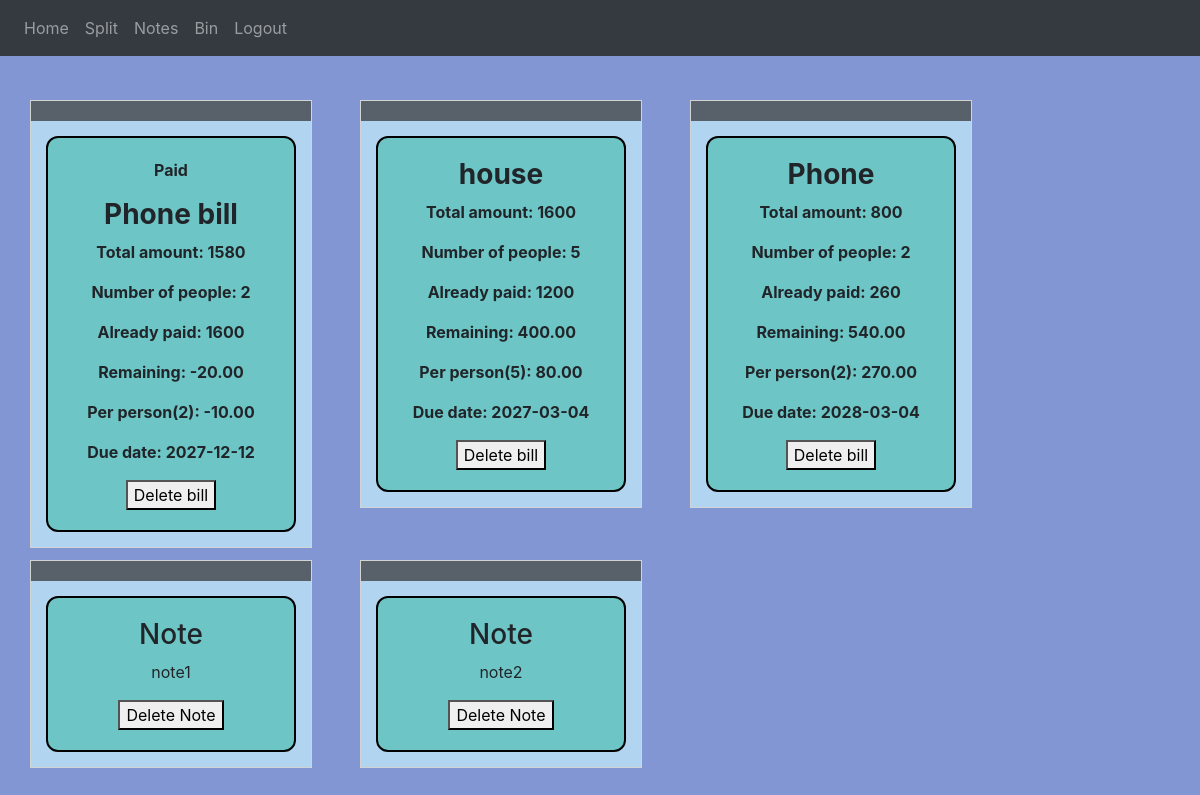
Screenshot of / (signed in) with the database file from the repository.
### website/models.py (models this page shows)
class Split(db.Model):
    id=db.Column(db.Integer, primary_key=True)
    item=db.Column(db.String(10000))
    total_amount=db.Column(db.Integer)
    number_people=db.Column(db.Integer)
    budget=db.Column(db.Integer)
    user_id=db.Column(db.Integer, db.ForeignKey('user.id'))
    is_deleted=db.Column(db.Boolean, default=False)
    due_date = db.Column(db.Date, nullable=True)

class Note(db.Model):
    id = db.Column(db.Integer, primary_key = True)
    data = db.Column(db.String(10000))
    date = db.Column(db.DateTime(timezone=True), default=func.now())
    user_id = db.Column(db.Integer, db.ForeignKey('user.id'))
    is_deleted = db.Column(db.Boolean, default=False)

### website/auth.py (the view)
@auth.route('/', methods=['GET', 'POST'])
@login_required
def home():
    splits=Split.query.filter_by(user_id=current_user.id, is_deleted=False).all()
    notes = Note.query.filter_by(user_id=current_user.id, is_deleted=False).all()
    return render_template('home.html', user=current_user, splits=splits, notes=notes)

### website/__init__.py (called while the page is built)
def create_app():
    app = Flask(__name__)
    app.config['SECRET_KEY'] = 'asdflkjsafh lksjgsalkhgs'
    app.config['SQLALCHEMY_DATABASE_URI'] = f'sqlite:///{DB_NAME}'
    db.init_app(app)
    from .views import views
    from .auth import auth
    app.register_blueprint(views, url_prefix='/')
    app.register_blueprint(auth, url_prefix='/')
    from .models import User, Note
    create_database(app)
    login_manager = LoginManager()
    login_manager.login_view = 'auth.login'
    login_manager.init_app(app)
    @login_manager.user_loader
    def load_user(id):
        return User.query.get(int(id))
    return app

### website/templates/home.html (shortened to what this page needs)
{% extends "base.html" %} {% block title %}Home{% endblock %}
{% block content %}
        {% if not splits and not notes %}
            <h3>No Bills or Notes yet</h3>
            <button type="button" onclick="window.location.href='/split_items'">Enter your bills</button>
            <button type="button" onclick="window.location.href='/notes'">Write your notes</button>
        {% else %}
            {% for split in splits%}
            <div id="bill-{{ split.id }}" class="split-card draggable-card"  style="position: absolute; z-index: 9; background-color: rgb(177, 212, 241); border: 1px solid #d3d3d3; text-align: center;">
                <div id="bill-{{split.id}}header" style="padding:10px; cursor:move; z-index:10; background-color: #586169; color:#fff"></div>
                    <div class="bill" style="border:2px solid black; border-radius: 12px; padding:20px; margin:15px; width:250px; background-color: rgb(109, 197, 197);">
                        {% if (split.total_amount - split.budget) <= 0 %}
                            <p><strong>Paid</strong></p>
                            <h3><strong>{{split.item}}</strong></h3>
                            <p><strong>Total amount: {{split.total_amount}}</strong></p>
                            <p><strong>Number of people: {{split.number_people}}</strong></p>
                            <p><strong>Already paid: {{split.budget}}</strong></p>
                            <p><strong>
                                Remaining:
                                {{"%.2f"|format(split.total_amount - split.budget)}}
                            </strong></p>
                            <p><strong>Per person({{split.number_people}}):
                                {{"%.2f"|format((split.total_amount - split.budget)/split.number_people)}}
                            </strong></p>
                            <p><strong>Due date: {{split.due_date}}</strong></p>
                        {% else %}
                            <h3><strong>{{split.item}}</strong></h3>
                            <p><strong>Total amount: {{split.total_amount}}</strong></p>
                            <p><strong>Number of people: {{split.number_people}}</strong></p>
                            <p><strong>Already paid: {{split.budget}}</strong></p>
                            <p><strong>
                                Remaining:
                                {{"%.2f"|format(split.total_amount - split.budget)}}
                            </strong></p>
                            <p><strong>Per person({{split.number_people}}):
                                {{"%.2f"|format((split.total_amount - split.budget)/split.number_people)}}
                            </strong></p>
                            <p><strong>Due date: {{split.due_date}}</strong></p>
                        {% endif %}
                        <button type="button" onclick="deleteItem('{{split.id}}')">
                            Delete bill
                        </button>
                    </div>
            </div>
            {% endfor %}
            {% for note in notes%}
                <div id="note-{{note.id}}" class="split-card draggable-card"  style="position: absolute; z-index:9; background-color: rgb(177,212,241); border:1px solid #d3d3d3; text-align:center;">
                    <div id="note-{{note.id}}header" style="padding:10px; cursor:move; z-index:10; background-color: #586169; color:#fff"></div>
                        <div class="note-card" style="border:2px solid black; border-radius: 12px; padding:20px; margin:15px; width:250px; background-color: rgb(109, 197, 197);">
                            <h3>Note</h3>
                            <p>{{note.data}}</p>
                            <button type="button" onclick="deleteNote('{{note.id}}')">
                                Delete Note
                            </button>
                        </div>
                </div>
            {% endfor%}
        {% endif %}
{% endblock %}

### website/templates/base.html (shortened to what this page needs)
<!DOCTYPE html>
<html>
    <head>
        <link
      rel="stylesheet"
      href="https://stackpath.bootstrapcdn.com/bootstrap/4.4.1/css/bootstrap.min.css"
    />
    <link
      rel="stylesheet"
      href="https://stackpath.bootstrapcdn.com/font-awesome/4.7.0/css/font-awesome.min.css"
    />
    </head>
    <body>
        <nav class="navbar navbar-expand-lg navbar-dark bg-dark">
            <div class="collapse navbar-collapse" id="navbar">
                <div class="navbar-nav">
                    {% if user.is_authenticated %}
                    <a class="nav-item nav-link" id="home" href="/">Home</a>
                    <a class="nav-item nav-link" id="splitter" href="/split_items">Split</a>
                    <a class="nav-item nav-link" id="notes" href="/notes">Notes</a>
                    <a class="nav-item nav-link" id="notes" href="/bin">Bin</a>
                    <a class="nav-item nav-link" id="logout" href="/logout">Logout</a>
                    {% else %}
                    <a class="nav-item nav-link" id="login" href="/login">Login</a>
                    <a class="nav-item nav-link" id="signUp" href="/sign-up">Signup</a>
                    {% endif %}
                </div>
            </div>
        </nav>
        <div class="container">
        {% block content %}
        {% endblock %}
        </div>
    </body>
</html>

### website/templates/base.html (style rules this page uses)
html,body { margin:0; padding:0; }

### website/templates/home.html (style rules this page uses)
body { background: #8396d4; }

### rows the page displays
Split: item "Phone bill", total_amount "1580", number_people "2", budget "1600", split.total_amount-split.budget "-20.00", (split.total_amount-split.budget)/split.number_people "-10.00", due_date "2027-12-12"
Split: item "house", total_amount "1600", number_people "5", budget "1200", split.total_amount-split.budget "400.00", (split.total_amount-split.budget)/split.number_people "80.00", due_date "2027-03-04"
Split: item "Phone", total_amount "800", number_people "2", budget "260", split.total_amount-split.budget "540.00", (split.total_amount-split.budget)/split.number_people "270.00", due_date "2028-03-04"
Note: data "note1"
Note: data "note2"
